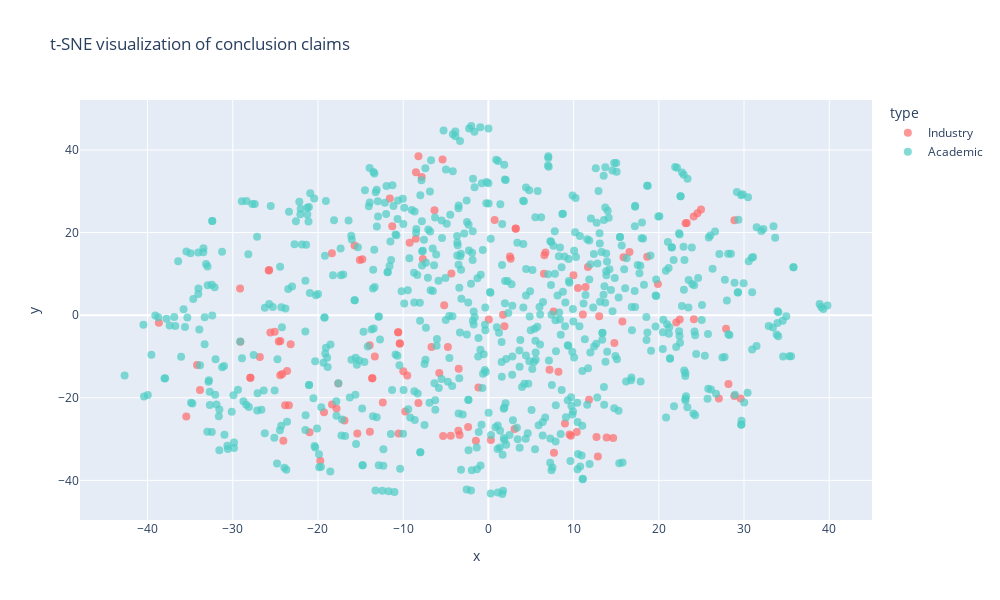

Notebook code cell kept with this figure:
### Code cell
industry_claims = [
    claim for claims in industry_papers["abstract_claims"] for claim in claims
]
academic_claims = [
    claim for claims in academic_papers["abstract_claims"] for claim in claims
]

# Create labels (0 for industry, 1 for academic)
labels = [0] * len(industry_claims) + [1] * len(academic_claims)

# Combine all claims
all_claims = industry_claims + academic_claims

# Generate embeddings
model = SentenceTransformer("all-MiniLM-L6-v2")
embeddings = model.encode(all_claims, show_progress_bar=True)

# Apply t-SNE
tsne = TSNE(n_components=2, random_state=42)
tsne_results = tsne.fit_transform(embeddings)

# Create DataFrame with all information
plot_data = pd.DataFrame(
    {
        "x": tsne_results[:, 0],
        "y": tsne_results[:, 1],
        "type": ["Industry" if l == 0 else "Academic" for l in labels],
        "claim": all_claims,
        "article_id": (
            [
                i
                for row in industry_papers.iterrows()
                for i in [row[1]["id"]] * len(row[1]["abstract_claims"])
            ]
            + [
                i
                for row in academic_papers.iterrows()
                for i in [row[1]["id"]] * len(row[1]["abstract_claims"])
            ]
        ),
    }
)

# Create interactive plot
fig = px.scatter(
    plot_data,
    x="x",
    y="y",
    color="type",
    hover_data=["article_id", "claim"],
    title="t-SNE visualization of conclusion claims",
    color_discrete_map={"Industry": "#FF6B6B", "Academic": "#4ECDC4"},
)

# Update layout
fig.update_traces(marker=dict(size=8, opacity=0.7))
fig.update_layout(hoverlabel=dict(bgcolor="white"), width=1000, height=600)

# Show plot
fig.show()

### Figure 1 — Plotly figure (JSON) as saved in the notebook; plotly's stock layout.template omitted (floating-point values rounded to 4 significant figures; data arrays with more than 128 entries replaced by an {"elided": "..."} marker saying what was removed)
{"data": [{"customdata": {"elided": "124x2 str values"}, "hovertemplate": "type=Industry<br>x=%{x}<br>y=%{y}<br>article_id=%{customdata[0]}<br>claim=%{customdata[1]}<extra></extra>", "legendgroup": "Industry", "marker": {"color": "#FF6B6B", "opacity": 0.7, "size": 8, "symbol": "circle"}, "mode": "markers", "name": "Industry", "orientation": "v", "showlegend": true, "type": "scatter", "x": [-11.57, 0.7343, -4.752, -8.501, -7.819, -20.99, -15.38, -10.53, -7.691, -11.28, -9.242, -6.326, -8.516, -17.82, 0.04378, -34.19, -5.759, -19.73, -18.35, 11.68, -29.11, -8.206, -5.377, 0.2919, -2.382, -4.415, -3.522, -5.315, -3.379, -10.59, -10.4, -27.93, -25.73, -25.78, -13.65, 14.79, 27.89, 12.85, 6.698, 6.573, -3.485, -15.09, -33.84, -14.79, -15.71, 27.05, 28.86, 29.61, 3.195, 3.216, 28.17, -6.675, -13.91, -17.61, -24.19, -24.43, 22.05, 22.45, 24.11, 28.87, 16.56, -35.45, 11.81, -19.29, -16.89, 1.886, 11.41, 11.09, -8.21, 13.0, -4.341, -29.14, -13.33, -9.754, 15.72, -13.93, 24.53, 24.09, 23.28, 23.14, -23.2, 9.988, -24.42, -25.59, 2.619, 2.53, -24.6, -25.07, 3.062, -24.06, -1.466, -38.67, 8.983, 9.682, 9.528, 10.37, 14.64, 13.88, 12.69, 15.85, 24.95, -18.36, 1.719, -12.39, 7.173, 8.221, 7.697, -9.525, -23.41, -23.86, -9.987, 7.65, 6.517, 18.64, -5.186, 10.51, -26.82, 19.89, -23.63, -10.59, -10.4, -27.93, -13.61, -1.172], "xaxis": "x", "y": [28.23, 23.04, -7.717, 34.6, 33.46, -28.36, -28.63, -28.68, 13.63, 21.52, 17.54, 25.42, 18.49, -22.63, -1.067, -12.08, -13.98, -35.22, -21.61, 11.69, -6.454, 38.46, 37.71, -30.2, -27.08, -29.18, -27.98, -29.27, -29.01, -4.155, -6.832, -15.15, 10.93, 10.79, -15.27, -6.758, -3.298, -34.19, 15.2, 14.52, -12.94, 13.36, -18.12, 13.52, 16.86, -20.2, -19.56, -20.2, 20.97, 20.92, -16.68, -7.684, -28.25, -16.53, -14.24, -14.56, -1.753, -1.037, -0.9838, 23.0, 15.27, -24.56, -20.46, -23.5, -25.49, -2.656, 6.825, 0.1775, -21.24, -0.2806, 10.08, 6.458, -10.01, -23.34, -1.534, -7.272, 24.69, 23.87, 22.3, 22.28, -7.033, 9.691, -6.262, -4.21, 13.66, 14.2, -6.399, -4.035, -27.54, -30.42, -30.4, -1.817, -26.26, -29.19, -28.9, -28.32, -29.75, -29.61, -29.5, 14.0, 25.58, 14.99, 0.1049, -21.13, -13.23, -13.71, -33.3, -14.6, -21.82, -21.84, -13.58, 0.8945, 10.05, 14.13, 2.389, 6.595, -10.15, 7.56, -13.49, -4.155, -6.832, -15.15, -15.26, -17.51], "yaxis": "y"}, {"customdata": {"elided": "740x2 str values"}, "hovertemplate": "type=Academic<br>x=%{x}<br>y=%{y}<br>article_id=%{customdata[0]}<br>claim=%{customdata[1]}<extra></extra>", "legendgroup": "Academic", "marker": {"color": "#4ECDC4", "opacity": 0.7, "size": 8, "symbol": "circle"}, "mode": "markers", "name": "Academic", "orientation": "v", "showlegend": true, "type": "scatter", "x": {"elided": "740 float values"}, "xaxis": "x", "y": {"elided": "740 float values"}, "yaxis": "y"}], "layout": {"height": 600, "hoverlabel": {"bgcolor": "white"}, "legend": {"title": {"text": "type"}, "tracegroupgap": 0}, "title": {"text": "t-SNE visualization of conclusion claims"}, "width": 1000, "xaxis": {"anchor": "y", "domain": [0, 1], "title": {"text": "x"}}, "yaxis": {"anchor": "x", "domain": [0, 1], "title": {"text": "y"}}}}
